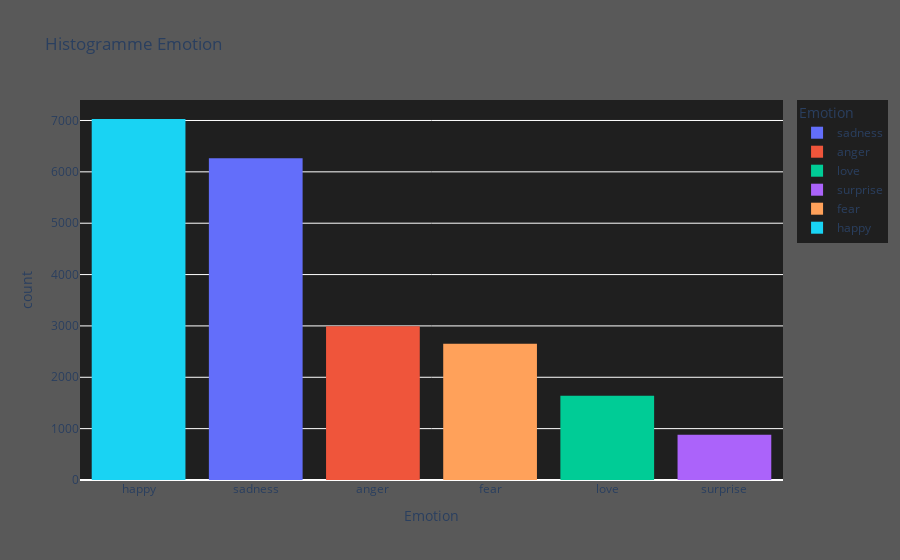

The cell this chart's notebook holds for it:
### Code cell
df1 = pd.read_csv('../data/emotion_final.csv')


emotion_hist = go.Figure(px.histogram(df1, x="Emotion", color= "Emotion", title="Histogramme Emotion").update_xaxes(categoryorder ="total descending"))
emotion_hist.update_layout(
    paper_bgcolor='rgba(0,0,0,0.65)',
    plot_bgcolor='rgba(0,0,0,0.65)')


fig.show()

### Figure 1 — Plotly figure (JSON) as saved in the notebook; plotly's stock layout.template omitted (floating-point values rounded to 4 significant figures; data arrays with more than 128 entries replaced by an {"elided": "..."} marker saying what was removed)
{"data": [{"alignmentgroup": "True", "bingroup": "x", "hovertemplate": "Emotion=%{x}<br>count=%{y}<extra></extra>", "legendgroup": "sadness", "marker": {"color": "#636efa"}, "name": "sadness", "offsetgroup": "sadness", "orientation": "v", "showlegend": true, "type": "histogram", "x": {"elided": "6265 str values"}, "xaxis": "x", "yaxis": "y"}, {"alignmentgroup": "True", "bingroup": "x", "hovertemplate": "Emotion=%{x}<br>count=%{y}<extra></extra>", "legendgroup": "anger", "marker": {"color": "#EF553B"}, "name": "anger", "offsetgroup": "anger", "orientation": "v", "showlegend": true, "type": "histogram", "x": {"elided": "2993 str values"}, "xaxis": "x", "yaxis": "y"}, {"alignmentgroup": "True", "bingroup": "x", "hovertemplate": "Emotion=%{x}<br>count=%{y}<extra></extra>", "legendgroup": "love", "marker": {"color": "#00cc96"}, "name": "love", "offsetgroup": "love", "orientation": "v", "showlegend": true, "type": "histogram", "x": {"elided": "1641 str values"}, "xaxis": "x", "yaxis": "y"}, {"alignmentgroup": "True", "bingroup": "x", "hovertemplate": "Emotion=%{x}<br>count=%{y}<extra></extra>", "legendgroup": "surprise", "marker": {"color": "#ab63fa"}, "name": "surprise", "offsetgroup": "surprise", "orientation": "v", "showlegend": true, "type": "histogram", "x": {"elided": "879 str values"}, "xaxis": "x", "yaxis": "y"}, {"alignmentgroup": "True", "bingroup": "x", "hovertemplate": "Emotion=%{x}<br>count=%{y}<extra></extra>", "legendgroup": "fear", "marker": {"color": "#FFA15A"}, "name": "fear", "offsetgroup": "fear", "orientation": "v", "showlegend": true, "type": "histogram", "x": {"elided": "2652 str values"}, "xaxis": "x", "yaxis": "y"}, {"alignmentgroup": "True", "bingroup": "x", "hovertemplate": "Emotion=%{x}<br>count=%{y}<extra></extra>", "legendgroup": "happy", "marker": {"color": "#19d3f3"}, "name": "happy", "offsetgroup": "happy", "orientation": "v", "showlegend": true, "type": "histogram", "x": {"elided": "7029 str values"}, "xaxis": "x", "yaxis": "y"}], "layout": {"barmode": "relative", "legend": {"title": {"text": "Emotion"}, "tracegroupgap": 0}, "paper_bgcolor": "rgba(0,0,0,0.65)", "plot_bgcolor": "rgba(0,0,0,0.65)", "title": {"text": "Histogramme Emotion"}, "xaxis": {"anchor": "y", "categoryarray": ["sadness", "anger", "love", "surprise", "fear", "happy"], "categoryorder": "total descending", "domain": [0, 1], "title": {"text": "Emotion"}}, "yaxis": {"anchor": "x", "domain": [0, 1], "title": {"text": "count"}}}}
